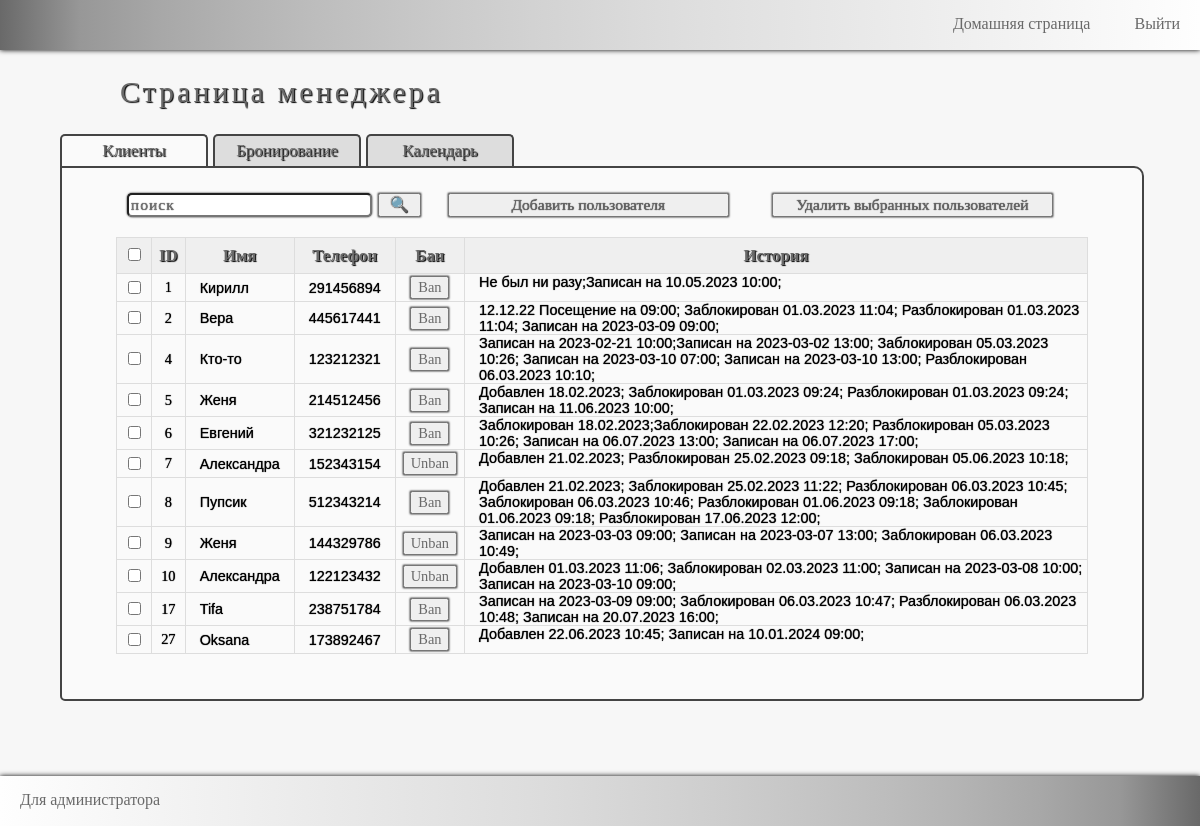
Page /home/manager/clients_table (signed in) on the earlier database version.
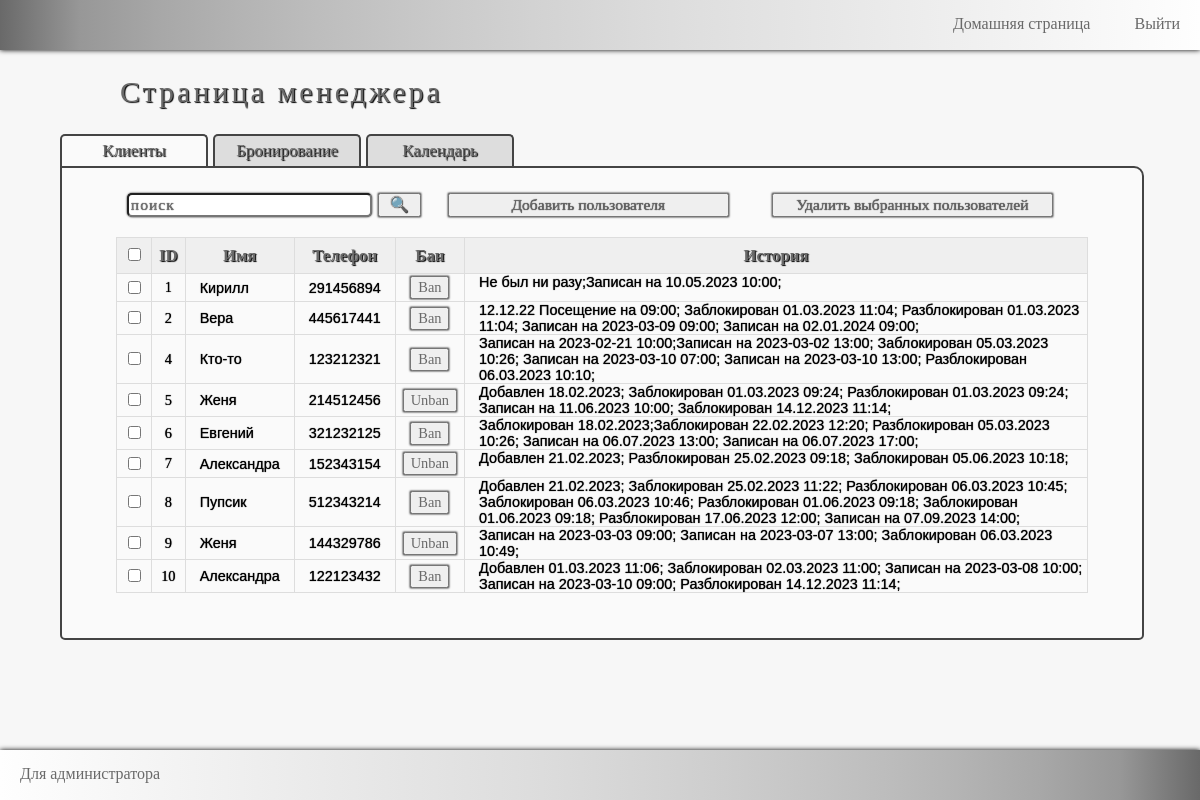
Same page on the later database version.
### client/models.py (models this page shows, shortened)
class Client(models.Model):
    name = models.CharField("Имя", max_length=20)
    phone = models.IntegerField("Телефон", unique=True)
    ban = models.BooleanField()
    history = models.TextField("История клиента", blank=True)
    class Meta:
        verbose_name = "Клиент"
        verbose_name_plural = "Клиенты"

### client/views.py (the view)
# urls.py: path('manager/clients_table', views.manager_clients_table, name="manager_clients_table"),
def manager_clients_table(request: HttpRequest) -> HttpResponse:
    if not request.user.is_authenticated:
        return redirect(manager_logged_in)
    the_tittle = "База клиентов"
    clients = Client.objects.all()
    search = request.GET.get("searchClient")
    if search is not None:
        clients = Client.objects.filter(name__icontains=search). \
            union(Client.objects.filter(phone__icontains=search)). \
            union(Client.objects.filter(history__icontains=search))
    return render(request, "client/manager_clients_table.html",
                  context={"the_tittle": the_tittle, "clients": clients, })

### client/templates/client/manager_clients_table.html (shortened to what this page needs)
{% extends 'client/manager.html' %}
{% load static %}
{% block stylelink %}
<link rel="stylesheet" href="{% static 'client/css/managerstyle.css' %}">
<link rel="stylesheet" href="{% static 'client/css/mmanagerstyle.css' %}">
{% endblock %}
{% block table%}
<div class="main_manager">
    <div class="headingH1">Страница менеджера</div>
    <div class="tittleBlock" id="tittleMainBlock">Клиенты</div>
    <a href="{% url 'manager_booking_table' %}"><div class="tittleBlock">Бронирование</div></a>
    <a href="{% url 'manager_calendar' %}"><div class="tittleBlock">Календарь</div></a>
    <div id="clientsBlock">
        <input id="searchClient" name="search" placeholder="поиск" type="text"/>
        <button id="searchClientButton" onclick="toDoSearchClient()">🔍</button>
        <button id="addClientButton" onclick="changeHiddenAddClient()">Добавить пользователя</button>
        <button id="removeClientButton" onclick="removeClient()">Удалить выбранных пользователей</button>
        <br/>
        <br/>
        <div class="tableDivStyle">
            <table>
            <tr>
                <th> <input id="clients_choose" type="checkbox" onclick="onClickCheckClient(id)"/> </th>
                <th>ID</th>
                <th>Имя</th>
                <th>Телефон</th>
                <th>Бан</th>
                <th>История</th>
            </tr>
            {% for client in clients %}
            <tr>
                <td class="tableCheckClient">
                    <input id="{{client.phone}}" class="checkbox_client" type="checkbox"/>
                </td>
                <td class="tableIDClient">
                    {{client.id}}
                </td>
                <td class="tableNameClient">
                    <div id="table{{client.phone}}Name">{{client.name}}</div>
                </td>
                <td class="tableTelClient">
                    <div id="table{{client.phone}}Tel">{{client.phone}}</div>
                </td>
                <td class="tableBanClient">
                    <button onclick="changeBanClient({{client.phone}})">
                    {% if client.ban %}
                    Unban
                    {% else %}
                    Ban
                    {% endif %}
                    </button>
                </td>
                <td class="tableHistoryClient">
                    <div class="tableHistoryClient">{{client.history}}</div>
                </td>
            </tr>
            {% endfor %}
        </table>
        </div>
    </div>
</div>
{% endblock%}

### client/templates/client/manager.html (shortened to what this page needs)
{% extends 'client/base.html' %}
{% load static %}
{% block body %}
<header>
    <nav>
        <a href="{% url 'home' %}">Домашняя страница</a>
        <a href="{% url 'manager_loging_out' %}">Выйти</a>
    </nav>
</header>
{% block table%}
{% endblock %}
<footer>
    <nav>
        <a href="/admin/">Для администратора</a>
    </nav>
</footer>
{% endblock %}

### client/templates/client/base.html (shortened to what this page needs)
<!DOCTYPE html>
{% load static %}
<html lang="en">
<head>
    <link rel="stylesheet" href="{% static 'client/css/base.css' %}">
    {% block stylelink %} {% endblock %}
</head>
<body>
    {% block body %}
    {% endblock %}
</body>
</html>

### client/static/client/css/base.css (style rules this page uses)
body, div, footer, header { font-family: Arial, serif; margin: 0; padding: 0; width: 100%; position: relative; left: 0; right: 0; top: 0; bottom: 0; }
h1, h2, h3, h4, div, p, a { margin: 0; padding: 0; }

### client/static/client/css/managerstyle.css (style rules this page uses)
header, footer { background: linear-gradient(to right, #696969, 20%, #FEFEFE); position: relative; width: 100%; height: 50px; box-shadow: 0 0 5px #000000; z-index: 10; }
footer { background: linear-gradient(to left, #696969, 20%, #FEFEFE); }
nav { font-family: Tahoma; color: #696969; padding: 15px 0; text-align: right; }
nav > a { padding: 0 20px; text-decoration: none; }
nav > a:link, nav > a:visited { color: #696969; }
.main_manager { background-color: #F7F7F7; position: relative; width: 100%; min-height: calc(100vh - 150px); font-size: 0; padding-bottom: 50px; }
.headingH1 { position: relative; width: 80%; left: 10%; font-family: Tahoma; font-size: 2.5vw; color: #696969; letter-spacing: 3px; text-shadow: 1px 1px 1px #020202; padding: 25px 0; }
.tittleBlock { position: relative; display: inline-block; width: 12vw; left: 5%; top: 0; background-color: #DDDDDD; border: 2px solid #444444; border-bottom: none; border-radius: 5px 5px 0 0; font-family: Tahoma; font-size: 1.4vw; color: #696969; text-align: center; text-shadow: 1px 1px 1px #020202; padding: 5px 0; margin: 0 5px 0 0; cursor: pointer; -ms-user-select: none; -moz-user-select: none; -webkit-user-select: none; user-select: none; }
#tittleMainBlock { background-color: #FAFAFA; }
#clientsBlock, #bookingBlock, #calendarBlock { position: relative; width: 90%; left: 5%; top: 0; background-color: #FAFAFA; border: 2px solid #444444; border-radius: 0 10px 5px 5px; margin: 0 0 25px 0; padding: 25px 0; }
#searchClient, #searchClientButton, #addClientButton, #removeClientButton, #searchBooking, #searchBookingButton, #addBookingButton, #removeBookingButton { position: relative; width: 26%; left: 4%; font-family: Tahoma; font-size: 1.3vw; color: #696969; text-shadow: 0 0 1px #020202; box-shadow: 0 0 2px #000000; margin: 0 2%; }
#searchClient, #searchBooking { letter-spacing: 1px; border-radius: 5px; }
#searchClient, #searchBooking { width: 22%; }
#addClientButton, #removeClientButton, #addBookingButton, #removeBookingButton { left: -1%; }
#searchClientButton, #searchBookingButton { left: 0.5%; width: 4%; }
.tableDivStyle { position: relative; width: 90%; left: 5%; margin: 20px 0; }
table { border: 1px solid #dddddd; border-collapse: collapse; width: 100%; font-family: Tahoma; }
th { background: #efefef; border: 1px solid #dddddd; padding: 7px; font-size: 1.4vw; text-shadow: 1px 1px 1px #020202; color: #696969; cursor: pointer; }
td { border: 1px solid #dddddd; font-size: 1.2vw; }
.tableCheckClient, .tableIDClient, .tableBanClient { vertical-align: center; text-align: center; }
.tableNameClient, .tableTelClient, .tableHistoryClient { padding: 0 7px; }
.tableIDClient, .tableNameClient > div, .tableTelClient > div, .tableHistoryClient, .tableDateBooking > div, .tableTimeBooking > div { font-size: 1.2vw; text-shadow: 0 0 1px #020202; padding: 0 7px; }
.tableBanClient { padding: 2px 7px; }
.tableBanClient > button { font-family: Tahoma; font-size: 1.2vw; color: #696969; box-shadow: 0 0 2px #000000; }
.tableHistoryClient { vertical-align: top; text-align: left; }
footer > nav { text-align: left; }

Differences in the rows shown:
removed Client: id "17", name "Tifa", phone "238751784", ban "Ban", history "Записан на 2023-03-09 09:00; Заблокирован 06.03.2023 10:47; Разблокирован 06.03.2023 10:48; Записан на 20.07.2023 16:00;"
removed Client: id "27", name "Oksana", phone "173892467", ban "Ban", history "Добавлен 22.06.2023 10:45; Записан на 10.01.2024 09:00;"
changed Client "Вера": history "12.12.22 Посещение на 09:00; Заблокирован 01.03.2023 11:04; Разблокирован 01.03.2023 11:04; Записан на 2023-03-09 09:00;" → "12.12.22 Посещение на 09:00; Заблокирован 01.03.2023 11:04; Разблокирован 01.03.2023 11:04; Записан на 2023-03-09 09:00; Записан на 02.01.2024 09:00;"
changed Client id 5: history "Добавлен 18.02.2023; Заблокирован 01.03.2023 09:24; Разблокирован 01.03.2023 09:24; Записан на 11.06.2023 10:00;" → "Добавлен 18.02.2023; Заблокирован 01.03.2023 09:24; Разблокирован 01.03.2023 09:24; Записан на 11.06.2023 10:00; Заблокирован 14.12.2023 11:14;"; ban "Ban" → "Unban"
changed Client "Пупсик": history "…09:18; Разблокирован 17.06.2023 12:00;" → "…09:18; Разблокирован 17.06.2023 12:00; Записан на 07.09.2023 14:00;"
changed Client id 10: history "Добавлен 01.03.2023 11:06; Заблокирован 02.03.2023 11:00; Записан на 2023-03-08 10:00; Записан на 2023-03-10 09:00;" → "Добавлен 01.03.2023 11:06; Заблокирован 02.03.2023 11:00; Записан на 2023-03-08 10:00; Записан на 2023-03-10 09:00; Разблокирован 14.12.2023 11:14;"; ban "Unban" → "Ban"
